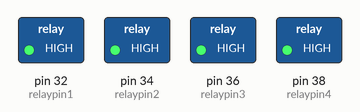
The sketch below on a simulated Arduino Mega 2560, built with avr-gcc and run on an emulated ATmega2560. Parts: switched loads named in the sketch (green lamp = pin HIGH). What the sketch prints to the serial monitor is not drawn.

Above: at 1.0 s.
At 3.0 s:
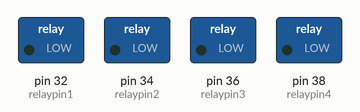
Timing chart, 0 to 5.2 s (numbered marks = the images above):
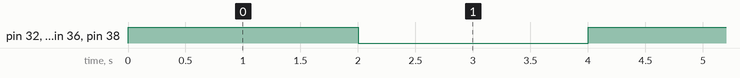

Measured:
- by itself, pin 32 (relaypin1), pin 34 (relaypin2), pin 36 (relaypin3), pin 38 (relaypin4): alternates HIGH for 2.0 s and LOW for 2.0 s

The sketch:

relaytest001.ino
```cpp
#define relaypin1 32
#define relaypin2 34
#define relaypin3 36
#define relaypin4 38

void setup()
{
  pinMode(relaypin1,OUTPUT) ;
  pinMode(relaypin2,OUTPUT) ;
  pinMode(relaypin3,OUTPUT) ;
  pinMode(relaypin4,OUTPUT) ;

  Serial.begin(9600);
  Serial.println("program start here....");
}
void loop()
{
digitalWrite(relaypin1,HIGH);
digitalWrite(relaypin2,HIGH);
digitalWrite(relaypin3,HIGH);
digitalWrite(relaypin4,HIGH);
 delay(2000);
digitalWrite(relaypin1,LOW);
digitalWrite(relaypin2,LOW);
digitalWrite(relaypin3,LOW);
digitalWrite(relaypin4,LOW);
 delay(2000);

}
```
